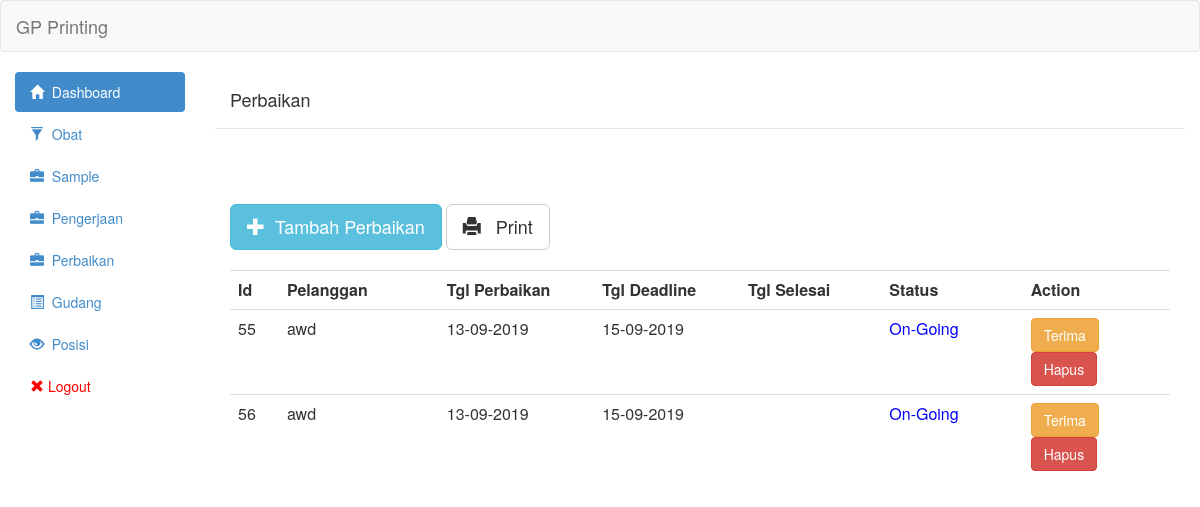
The page /view/revisi.php (signed in) on the database as committed earlier.
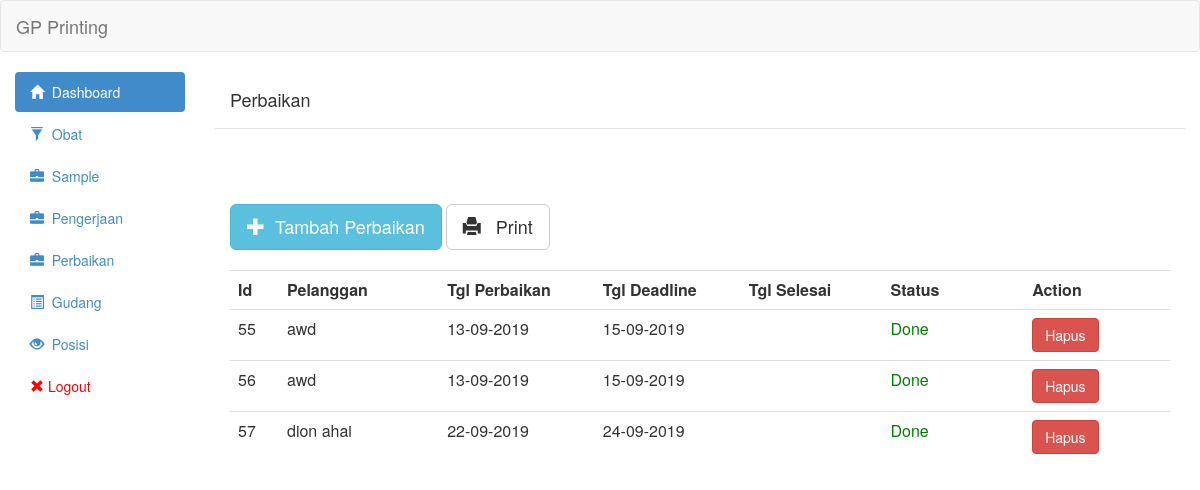
The same page on the database as committed later.
### tables this page shows
CREATE TABLE `revisi` (
  `id` int(11) NOT NULL,
  `id_sample` int(11) NOT NULL,
  `id_pengerjaan` int(11) NOT NULL,
  `nomor_po` varchar(255) NOT NULL,
  `tipe` int(11) NOT NULL,
  `tgl_mulai` date NOT NULL,
  `tgl_deadline` date NOT NULL,
  `tgl_selesai` date NOT NULL,
  `status` int(11) NOT NULL,
  `qty_akhir` int(11) NOT NULL,
  `qty_awal` int(11) NOT NULL,
  `keterangan` text NOT NULL
);

CREATE TABLE `sample` (
  `id` int(11) NOT NULL,
  `artikel` varchar(255) NOT NULL,
  `nomor_po` varchar(30) NOT NULL,
  `tgl` date NOT NULL,
  `tgl_selesai` date DEFAULT NULL,
  `tgl_naik_bahan` date DEFAULT NULL,
  `status` tinyint(1) NOT NULL DEFAULT 0,
  `biaya` int(11) NOT NULL
);

### controller/revisi/revisi_show.php (the view, shortened to what this page needs)
<?php
	include('../controller/config/linken.php');
	include('../controller/config/asset.php');
	$queryGetRevisi = "SELECT revisi.id,revisi.tgl_mulai,revisi.tgl_deadline,revisi.tgl_selesai,sample.artikel,revisi.status FROM revisi join sample on revisi.id_sample = sample.id  ORDER BY revisi.id ASC";
	$resultGetRevisi = mysqli_query($link,$queryGetRevisi) or die(mysqli_error($link));
	 echo "<table class='table table-hover'><tr>
                        <th class='col-md-1' style='width:2%'>Id</th>
                        <th class='col-md-1'>Pelanggan</th>
                        <th class='col-md-1'>Tgl Perbaikan</th>
                        <th class='col-md-1'>Tgl Deadline</th>
						<th class='col-md-1'>Tgl Selesai</th>
                        <th class='col-md-1'>Status</th>
                        <th class='col-md-1'>Action</th>
						</tr>";
	while($row = mysqli_fetch_assoc($resultGetRevisi)){
    if($row['tgl_mulai']=='0000-00-00' ){
        $row['tgl_mulai']=null;
    }else{
        $row['tgl_mulai']=date("d-m-Y",strtotime( $row['tgl_mulai']));
    }
    if($row['tgl_deadline']=='0000-00-00' ){
        $row['tgl_deadline']=null;
    }else{
        $row['tgl_deadline']=date("d-m-Y",strtotime( $row['tgl_deadline']));
    }
    if($row['tgl_selesai']=='0000-00-00'){
        $row['tgl_selesai']=null;
    }else{
        $row['tgl_selesai']=date("d-m-Y",strtotime( $row['tgl_selesai']));
    }
	?>
                            <tr onclick='AjaxGetDetailRevisi(<?php echo $row["id"];?>)'>
								<td><?php echo $row['id']?></td>
                                <td><?php echo $row['artikel']?></td>
                                <td><?php echo $row['tgl_mulai']?></td>
                                <td><?php echo $row['tgl_deadline']?></td>
                                <td><?php echo $row['tgl_selesai']?></td>
								<td><?php if($row['status']==0){
									echo "<span style='color:red'>Idle</span>";
									}else if($row['status']==1){
										echo "<span style='color:blue'>On-Going</span>";
									}else if($row['status']==2){
										echo "<span style='color:green'>Done</span>";
									}else if($row['status']==3){
										echo "<span style='color:red'>Not Suitable</span>";
									}
								;?></td><td>
                                <?php
                                if($row['status']==0){ ?>
                                <button onclick="ChangeStatusRevisiKerjakan(<?php echo $row["id"];?>,<?php echo $row["status"];?>)" class="btn btn-primary">Kerjakan</button>
                                <?php }else if($row['status']==1){ ?>
                                <button onclick="ChangeStatusRevisiDone(<?php echo $row["id"];?>,<?php echo $row["status"];?>)" class="btn btn-warning">Terima</button>
                                <?php }?>
                                <a class='btn btn-danger' href='controller/revisi/revisi_delete.php?id="<?php echo $row["id"];?>"'>Hapus</a></td>
                            </tr>
<?php
	}
	echo "</table>"
	?>

Rows that differ between the two databases and show on the page:
changed revisi id 55: status "On-Going Terima" → "Done"
changed revisi id 56: status "On-Going Terima" → "Done"
added revisi: id "57", id_sample.artikel "dion ahai", tgl_mulai "22-09-2019", tgl_deadline "24-09-2019", status "Done"
